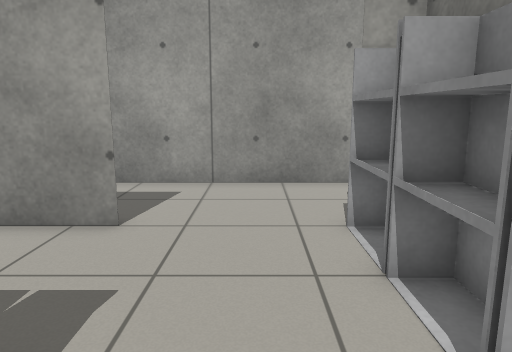
view 1 (above)

13 first-person views from a walk through a Gazebo world. The camera is 1 m above the floor, tilts 10° down and sees 70° across. The floor is counted in squares, 0.5 m on a side. Each view is taken from the middle of a square. On the plan, view 1 faces up. The plan holds only what a view shows up to about 19 squares ahead; the rest is blank.

view 2
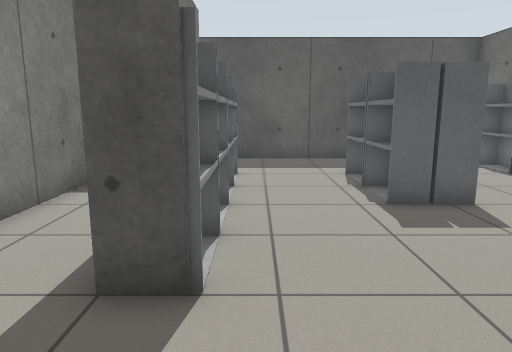

view 3
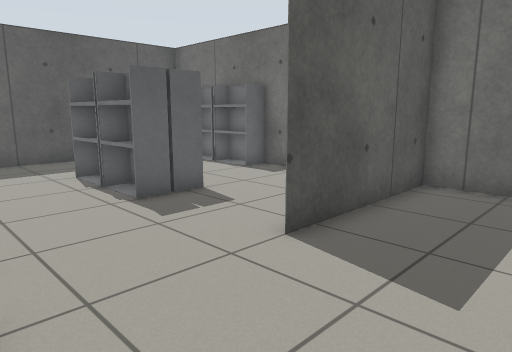

view 4
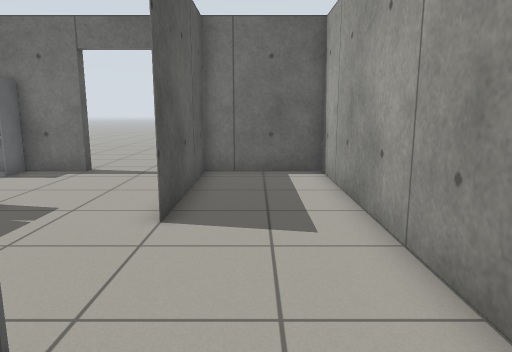

view 5
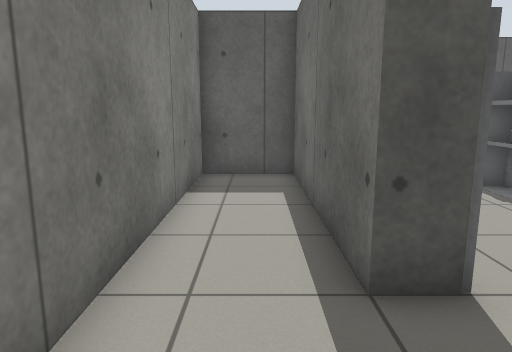

view 6
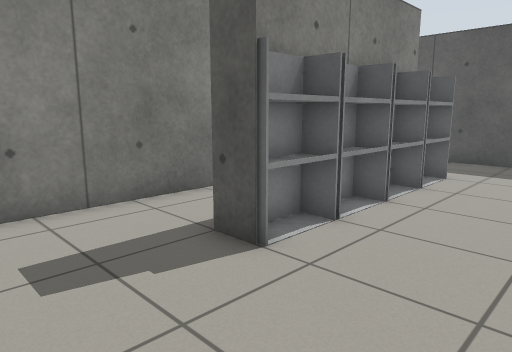

view 7
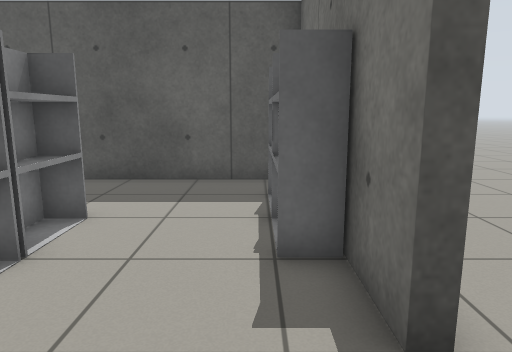

view 8
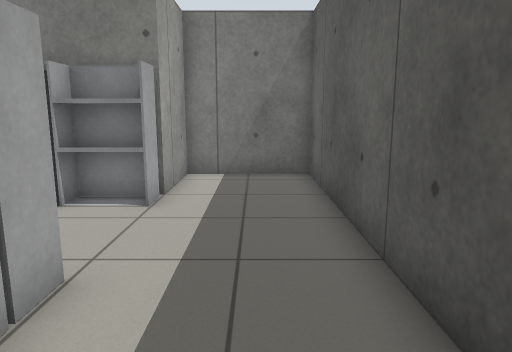

view 9
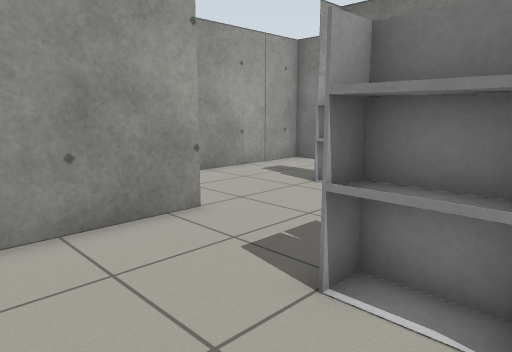

view 10
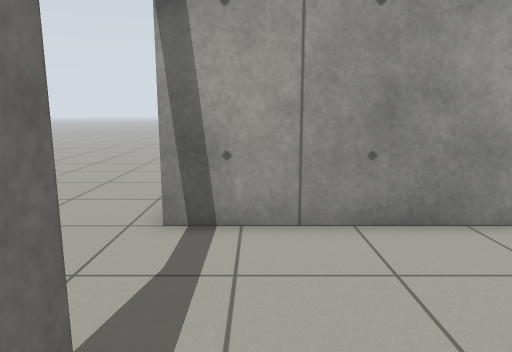

view 11
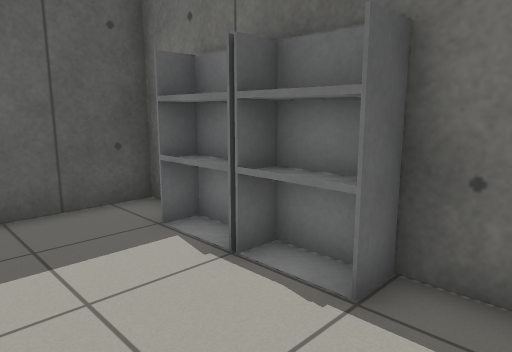

view 12
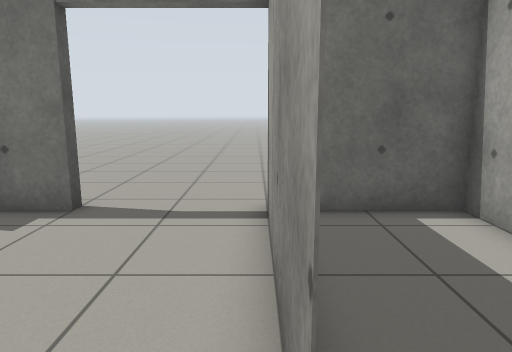

view 13
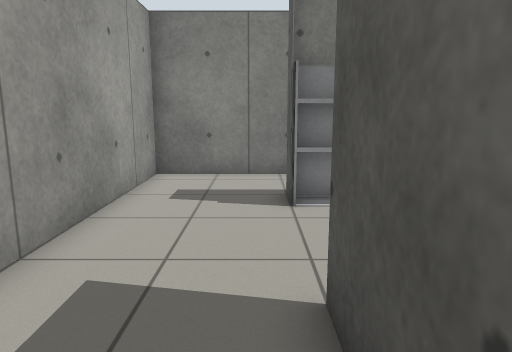

### Floor plan
Points are (right, up) in squares from view 1. A wall is a line through its corners. A room is listed if a view was taken in it or the views show most of it. See-through windows are left out.
Room 1 (views 1, 2, 3, 4, 5, 6, 7, 8, 9, 10, 11, 12, 13)
walls: (2.8, -0.1) (2.8, -1.7) (5.8, -1.7); (-2.4, 6.2) (-8.7, 6.2); (-8.3, 2.3) (-8.3, 0.5); (5.8, -1.8) (2.7, -1.8) (2.7, 0); (-8.3, -3.4) (-8.3, -5.8) (5.7, -5.8) (5.7, 10.2) (-8.3, 10.2) (-8.3, 6.3) (-2.4, 6.3)
ways out: open door at (-8.5, 4.5)
objects: shelf (-8, -3) to (-8, -2); shelf (-8, -1) to (-8, 0); shelf (-3, -1) to (-3, 0); shelf (-3, 1) to (-3, 2); shelf (-2, -1) to (-2, 0); shelf (-2, 1) to (-2, 2); shelf (2, -1) to (2, 0); shelf (2, 1) to (2, 2); shelf (2, 3) to (2, 4); shelf (2, 5) to (2, 6)

Where each view was taken, in squares from view 1:
view 1: 0 up, 0 right, facing up
view 2: 10 up, 1 right, facing down
view 3: 10 up, 2 right, facing down-left
view 4: 8 up, 4 right, facing left
view 5: 10 up, 4 right, facing down
view 6: 10 up, 2 left, facing down-right
view 7: 5 up, 7 left, facing down
view 8: 4 down, 6 left, facing right
view 9: 0 up, 7 left, facing up-right
view 10: 0 up, 7 left, facing up
view 11: 2 up, 4 left, facing down-left
view 12: 6 up, 1 left, facing left
view 13: 7 up, 6 left, facing right
